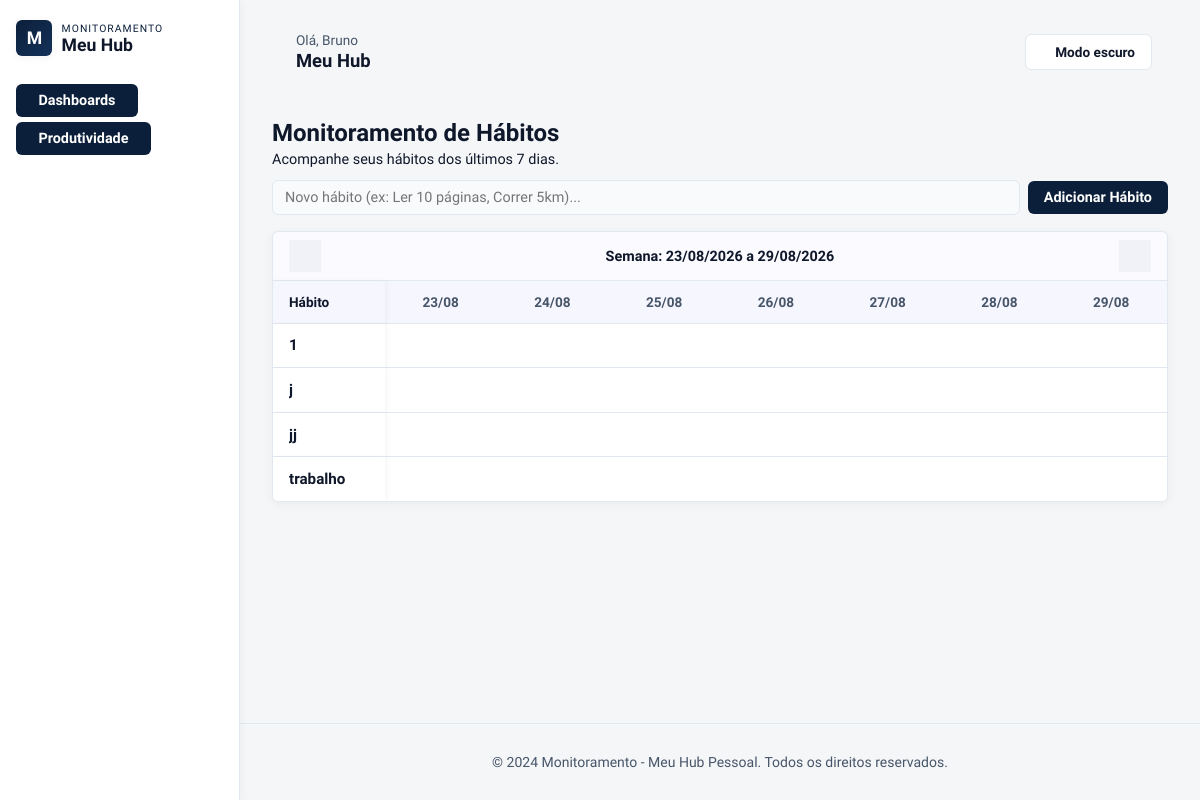
The page / on the database its author committed.
### models.py (models this page shows)
class Habito(db.Model):
    id = db.Column(db.Integer, primary_key=True)
    nome = db.Column(db.String(100), nullable=False)
    meta_dias = db.Column(db.Integer, default=7, nullable=False)  # Meta de dias por semana (0-7)
    data_criacao = db.Column(db.Date, default=date.today, nullable=False)
    registros = db.relationship('RegistroHabito', backref='habito', lazy=True, cascade="all, delete-orphan")
    rotina_itens = db.relationship('ItemRotina', backref='habito', lazy=True, cascade="all, delete-orphan")

### app.py (the view)
@app.route('/')
def habitos():
    try:
        week_offset = int(request.args.get('week_offset', 0))
    except ValueError:
        week_offset = 0
    lista_habitos = Habito.query.options(joinedload(Habito.registros)).order_by(Habito.nome).all()
    hoje = date.today()
    domingo = hoje - timedelta(days=(hoje.weekday() + 1) % 7)
    domingo_ativo = domingo + timedelta(weeks=week_offset)
    dias = [domingo_ativo + timedelta(days=i) for i in range(7)]
    return render_template('modules/Produtividade/habitos.html', habitos=lista_habitos, dias=dias, week_offset=week_offset, now=hoje)

### templates/modules/Produtividade/habitos.html (shortened to what this page needs)
{% extends 'base.html' %}
{% block content %}
<link rel="stylesheet" href="{{ url_for('static', filename='produtividade/habito/css/habito.css') }}">
<div class="header">
    <h1>Monitoramento de Hábitos</h1>
    <p>Acompanhe seus hábitos dos últimos 7 dias.</p>
</div>
<form action="{{ url_for('add_habito') }}" method="POST" class="add-form ajax-form form-add-habito">
    <input type="text" name="nome" placeholder="Novo hábito (ex: Ler 10 páginas, Correr 5km)..." required>
    <button type="submit">Adicionar Hábito</button>
</form>
<div class="card habits-table-container">
    {% if habitos %}
    <table class="habits-table">
        <thead>
            <tr class="table-nav-row">
                <th colspan="8">
                    <div class="week-navigation-embedded">
                        <a href="{{ url_for('habitos', week_offset=week_offset - 1) }}" class="nav-week-btn-small" title="Semana Anterior">
                        </a>
                        <span class="week-label-embedded">
                            <span class="day-full">Semana: {{ dias[0].strftime('%d/%m/%Y') }} a {{ dias[-1].strftime('%d/%m/%Y') }}</span>
                        </span>
                        <a href="{{ url_for('habitos', week_offset=week_offset + 1) }}" class="nav-week-btn-small" title="Semana Seguinte">
                        </a>
                    </div>
                </th>
            </tr>
            <tr class="table-headers-row">
                <th class="habit-name-col">Hábito</th>
                {% for dia in dias %}
                <th>
                    <span class="day-full">{{ dia.strftime('%d/%m') }}</span>
                </th>
                {% endfor %}
            </tr>
        </thead>
        <tbody>
            {% for habito in habitos %}
            <tr>
                <td class="habit-name-col">
                    <div style="display: flex; align-items: center; justify-content: space-between; gap: 0.5rem; width: 100%;">
                        <span class="habit-name-text" style="font-weight: 600; font-size: 0.95rem; color: var(--text-primary); text-overflow: ellipsis; overflow: hidden; white-space: nowrap;" title="{{ habito.nome }}">{{ habito.nome }}</span>
                        <form action="{{ url_for('delete_habito', habito_id=habito.id) }}" method="POST" style="margin: 0;" onsubmit="return confirm('Tem certeza que deseja excluir este hábito?');" class="ajax-form form-delete-habito">
                        </form>
                    </div>
                </td>
                {% for dia in dias %}
                <td>
                    {% set ns = namespace(concluido=false) %}
                    {% for reg in habito.registros %}
                        {% if reg.data == dia %}
                            {% set ns.concluido = reg.concluido %}
                        {% endif %}
                    {% endfor %}
                </td>
                {% endfor %}
            </tr>
            {% endfor %}
        </tbody>
    </table>
    {% else %}
    <div style="padding: 1.5rem; text-align: center; color: var(--text-secondary); font-size: 0.9rem;">
        Nenhum hábito cadastrado ainda. Adicione seu primeiro hábito acima!
    </div>
    {% endif %}
</div>
{% endblock %}

### templates/base.html (style rules this page uses)
body { margin: 0; padding: 0; display: flex; height: 100vh; overflow: hidden; flex-direction: column; }
@media (min-width: 768px) { body { flex-direction: row; } }

### rows shown on the page
Habito: nome "1"
Habito: nome "j"
Habito: nome "jj"
Habito: nome "trabalho"

### other values the page prints
{{ dias[0].strftime('%d/%m/%Y') }} "23/08/2026"
{{ dias[-1].strftime('%d/%m/%Y') }} "29/08/2026"
{{ dia.strftime('%d/%m') }} "23/08" "24/08" "25/08" "26/08" "27/08" "28/08" "29/08"
